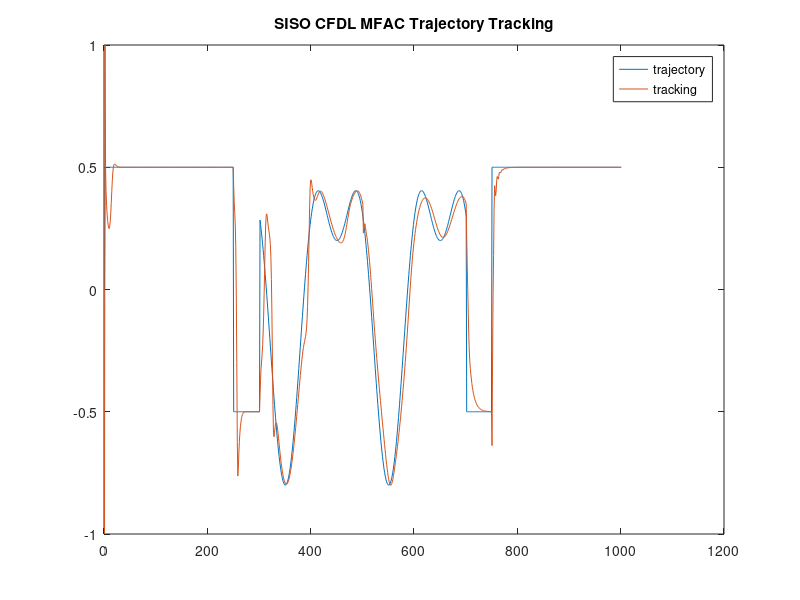

MATLAB code to generate this figure:
clear; clc;
% step factors initialization
rho = 0.6;
eta = 1;

% input difference
epsilon = 10^(-5);

% weighing factors initialization
lambda = 2;
mu = 1;

% input initialization
u = zeros(1000,1);

% parameter initialization
phi = zeros(1000,1);
phi(1,1) = 2;
phi(2,1) = 2;

% System Dynamics initialization
y = zeros(1000,1);
y(1,1) = -1;
y(2,1) = 1;

% Trajectory initilization
%yt = 30*ones(1001,1);

for k=1:1000
    
    % Trajectory
    if (k<=300)
        yt(k+1,1) = 0.5 * (-1)^(round(k/500));
    elseif (k>300 && k<=700)
        yt(k+1,1) = 0.5*sin(k*pi/100) + 0.3*cos(k*pi/50);
    else
        yt(k+1,1) = 0.5 * (-1)^(round(k/500));
    end
      
    
    %Parameter Estimate
    if (k>=3)
        phi(k,1) = phi(k-1,1) + ((eta*(u(k-1,1)-u(k-2,1)))/(mu + (u(k-1,1)-u(k-2,1))^2))* (y(k,1)-y(k-1,1) - phi(k-1,1)*(u(k-1,1)-u(k-2,1)));
        
        if(abs(phi(k,1))<=epsilon || abs(u(k-1,1)-u(k-2,1))<=epsilon || sign(phi(k,1))~=sign(phi(1,1)))
            phi(k,1) = phi(1,1);
        end
        
    end
   
    % Input Calculation
    if (k>=3)
        u(k,1) = u(k-1,1) + (rho*phi(k,1)/(lambda+norm(phi(k,1))^2))*(yt(k+1,1)-y(k,1));
    end
    
    % System Dynamics
    if (k>=2 && k<=500)
        y(k+1,1) = (y(k,1)/(1+(y(k,1))^2))+(u(k,1)^3);
    elseif (k>500)
        y(k+1,1) = (y(k,1)*y(k-1,1)*y(k-2,1)*u(k-1,1)*(y(k-2,1)-1)+round(k/500)*u(k,1))/(1+(y(k-1,1)^2)+(y(k-2,1)^2));
    end
    
end
plot(yt)
hold on
plot(y)
title('SISO CFDL MFAC Trajectory Tracking')
legend('trajectory','tracking')